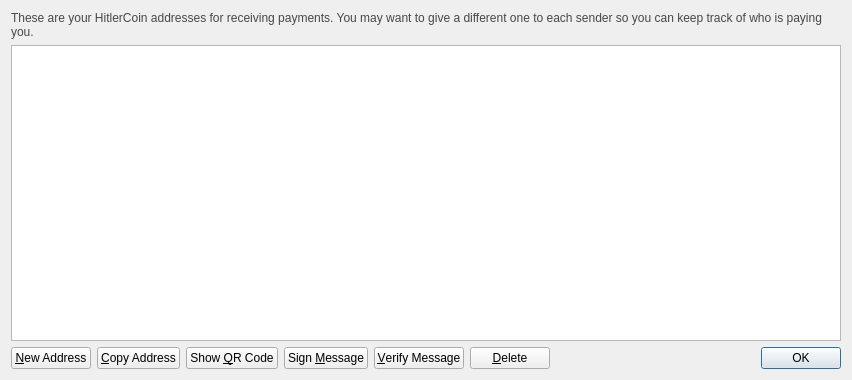
<?xml version="1.0" encoding="UTF-8"?>
<ui version="4.0">
 <class>AddressBookPage</class>
 <widget class="QWidget" name="AddressBookPage">
  <property name="geometry">
   <rect>
    <x>0</x>
    <y>0</y>
    <width>852</width>
    <height>380</height>
   </rect>
  </property>
  <property name="windowTitle">
   <string>Address Book</string>
  </property>
  <layout class="QVBoxLayout" name="verticalLayout">
   <item>
    <widget class="QLabel" name="labelExplanation">
     <property name="styleSheet">
      <string notr="true">#labelExplanation { color: #464747; }</string>
     </property>
     <property name="text">
      <string>These are your HitlerCoin addresses for receiving payments. You may want to give a different one to each sender so you can keep track of who is paying you.</string>
     </property>
     <property name="textFormat">
      <enum>Qt::PlainText</enum>
     </property>
     <property name="wordWrap">
      <bool>true</bool>
     </property>
    </widget>
   </item>
   <item>
    <widget class="QTableView" name="tableView">
     <property name="contextMenuPolicy">
      <enum>Qt::CustomContextMenu</enum>
     </property>
     <property name="toolTip">
      <string>Double-click to edit address or label</string>
     </property>
     <property name="tabKeyNavigation">
      <bool>false</bool>
     </property>
     <property name="alternatingRowColors">
      <bool>true</bool>
     </property>
     <property name="selectionMode">
      <enum>QAbstractItemView::SingleSelection</enum>
     </property>
     <property name="selectionBehavior">
      <enum>QAbstractItemView::SelectRows</enum>
     </property>
     <property name="sortingEnabled">
      <bool>true</bool>
     </property>
     <attribute name="verticalHeaderVisible">
      <bool>false</bool>
     </attribute>
    </widget>
   </item>
   <item>
    <layout class="QHBoxLayout" name="horizontalLayout">
     <item>
      <widget class="QPushButton" name="newAddressButton">
       <property name="toolTip">
        <string>Create a new address</string>
       </property>
       <property name="text">
        <string>&amp;New Address</string>
       </property>
       <property name="icon">
        <iconset resource="../bitcoin.qrc">
         <normaloff>:/icons/add</normaloff>:/icons/add</iconset>
       </property>
      </widget>
     </item>
     <item>
      <widget class="QPushButton" name="copyToClipboard">
       <property name="toolTip">
        <string>Copy the currently selected address to the system clipboard</string>
       </property>
       <property name="text">
        <string>&amp;Copy Address</string>
       </property>
       <property name="icon">
        <iconset resource="../bitcoin.qrc">
         <normaloff>:/icons/editcopy</normaloff>:/icons/editcopy</iconset>
       </property>
      </widget>
     </item>
     <item>
      <widget class="QPushButton" name="showQRCode">
       <property name="text">
        <string>Show &amp;QR Code</string>
       </property>
       <property name="icon">
        <iconset resource="../bitcoin.qrc">
         <normaloff>:/icons/qrcode</normaloff>:/icons/qrcode</iconset>
       </property>
      </widget>
     </item>
     <item>
      <widget class="QPushButton" name="signMessage">
       <property name="toolTip">
        <string>Sign a message to prove you own a HitlerCoin address</string>
       </property>
       <property name="text">
        <string>Sign &amp;Message</string>
       </property>
       <property name="icon">
        <iconset resource="../bitcoin.qrc">
         <normaloff>:/icons/edit</normaloff>:/icons/edit</iconset>
       </property>
      </widget>
     </item>
     <item>
      <widget class="QPushButton" name="verifyMessage">
       <property name="toolTip">
        <string>Verify a message to ensure it was signed with a specified HitlerCoin address</string>
       </property>
       <property name="text">
        <string>&amp;Verify Message</string>
       </property>
       <property name="icon">
        <iconset resource="../bitcoin.qrc">
         <normaloff>:/icons/transaction_0</normaloff>:/icons/transaction_0</iconset>
       </property>
      </widget>
     </item>
     <item>
      <widget class="QPushButton" name="deleteButton">
       <property name="toolTip">
        <string>Delete the currently selected address from the list</string>
       </property>
       <property name="text">
        <string>&amp;Delete</string>
       </property>
       <property name="icon">
        <iconset resource="../bitcoin.qrc">
         <normaloff>:/icons/remove</normaloff>:/icons/remove</iconset>
       </property>
      </widget>
     </item>
     <item>
      <spacer name="horizontalSpacer">
       <property name="orientation">
        <enum>Qt::Horizontal</enum>
       </property>
       <property name="sizeHint" stdset="0">
        <size>
         <width>40</width>
         <height>20</height>
        </size>
       </property>
      </spacer>
     </item>
     <item>
      <widget class="QDialogButtonBox" name="buttonBox">
       <property name="sizePolicy">
        <sizepolicy hsizetype="Maximum" vsizetype="Fixed">
         <horstretch>0</horstretch>
         <verstretch>0</verstretch>
        </sizepolicy>
       </property>
       <property name="standardButtons">
        <set>QDialogButtonBox::Ok</set>
       </property>
      </widget>
     </item>
    </layout>
   </item>
  </layout>
 </widget>
 <resources>
  <include location="../bitcoin.qrc"/>
 </resources>
 <connections/>
</ui>
